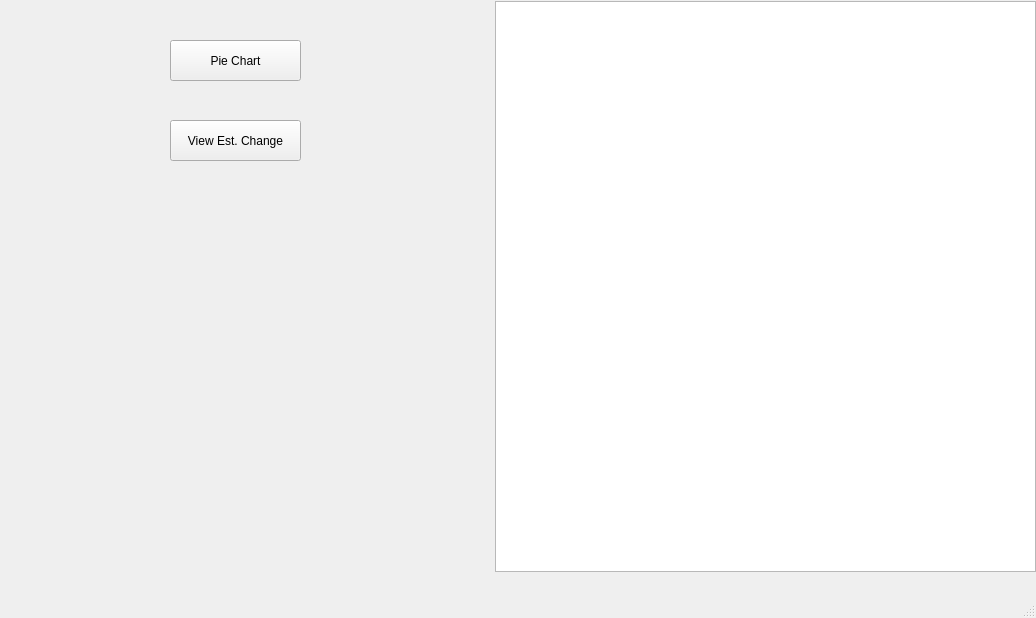
<?xml version="1.0" encoding="UTF-8"?>
<ui version="4.0">
 <class>MainWindow</class>
 <widget class="QMainWindow" name="MainWindow">
  <property name="geometry">
   <rect>
    <x>0</x>
    <y>0</y>
    <width>1036</width>
    <height>618</height>
   </rect>
  </property>
  <property name="windowTitle">
   <string>MainWindow</string>
  </property>
  <widget class="QWidget" name="centralwidget">
   <widget class="QPushButton" name="btnPieChart">
    <property name="geometry">
     <rect>
      <x>170</x>
      <y>40</y>
      <width>131</width>
      <height>41</height>
     </rect>
    </property>
    <property name="text">
     <string>Pie Chart</string>
    </property>
   </widget>
   <widget class="QPushButton" name="btnChangeGraph">
    <property name="geometry">
     <rect>
      <x>170</x>
      <y>120</y>
      <width>131</width>
      <height>41</height>
     </rect>
    </property>
    <property name="text">
     <string>View Est. Change</string>
    </property>
   </widget>
   <widget class="QTextBrowser" name="txtMetricOut">
    <property name="geometry">
     <rect>
      <x>495</x>
      <y>1</y>
      <width>541</width>
      <height>571</height>
     </rect>
    </property>
   </widget>
  </widget>
  <widget class="QMenuBar" name="menubar">
   <property name="geometry">
    <rect>
     <x>0</x>
     <y>0</y>
     <width>1036</width>
     <height>20</height>
    </rect>
   </property>
  </widget>
  <widget class="QStatusBar" name="statusbar"/>
 </widget>
 <resources/>
 <connections/>
</ui>
